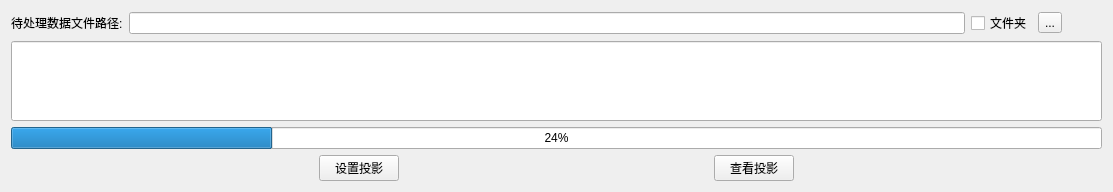
     <widget class="QWidget" name="imageEqualProject_page">
      <layout class="QGridLayout" name="gridLayout_47">
       <item row="0" column="0" colspan="5">
        <layout class="QGridLayout" name="gridLayout_46">
         <item row="0" column="0">
          <layout class="QHBoxLayout" name="horizontalLayout_56" stretch="0,1,0,0,0">
           <item>
            <widget class="QLabel" name="label_56">
             <property name="text">
              <string>待处理数据文件路径:</string>
             </property>
            </widget>
           </item>
           <item>
            <widget class="QLineEdit" name="lineEdit_47"/>
           </item>
           <item>
            <widget class="QCheckBox" name="checkBox_8">
             <property name="text">
              <string>文件夹</string>
             </property>
            </widget>
           </item>
           <item>
            <widget class="QToolButton" name="toolButton_31">
             <property name="text">
              <string>...</string>
             </property>
            </widget>
           </item>
           <item>
            <spacer name="horizontalSpacer_44">
             <property name="orientation">
              <enum>Qt::Horizontal</enum>
             </property>
             <property name="sizeHint" stdset="0">
              <size>
               <width>40</width>
               <height>20</height>
              </size>
             </property>
            </spacer>
           </item>
          </layout>
         </item>
         <item row="1" column="0">
          <widget class="QLineEdit" name="lineEdit_48">
           <property name="minimumSize">
            <size>
             <width>0</width>
             <height>80</height>
            </size>
           </property>
           <property name="text">
            <string/>
           </property>
          </widget>
         </item>
         <item row="2" column="0">
          <widget class="QProgressBar" name="progressBar_14">
           <property name="value">
            <number>24</number>
           </property>
          </widget>
         </item>
        </layout>
       </item>
       <item row="1" column="0">
        <spacer name="horizontalSpacer_48">
         <property name="orientation">
          <enum>Qt::Horizontal</enum>
         </property>
         <property name="sizeHint" stdset="0">
          <size>
           <width>302</width>
           <height>20</height>
          </size>
         </property>
        </spacer>
       </item>
       <item row="1" column="1">
        <widget class="QPushButton" name="pushButton_18">
         <property name="text">
          <string>设置投影</string>
         </property>
        </widget>
       </item>
       <item row="1" column="2">
        <spacer name="horizontalSpacer_46">
         <property name="orientation">
          <enum>Qt::Horizontal</enum>
         </property>
         <property name="sizeHint" stdset="0">
          <size>
           <width>303</width>
           <height>20</height>
          </size>
         </property>
        </spacer>
       </item>
       <item row="1" column="3">
        <widget class="QPushButton" name="pushButton_17">
         <property name="font">
          <font>
           <family>思源黑体 Medium</family>
          </font>
         </property>
         <property name="text">
          <string>查看投影</string>
         </property>
        </widget>
       </item>
       <item row="1" column="4">
        <spacer name="horizontalSpacer_47">
         <property name="orientation">
          <enum>Qt::Horizontal</enum>
         </property>
         <property name="sizeHint" stdset="0">
          <size>
           <width>302</width>
           <height>20</height>
          </size>
         </property>
        </spacer>
       </item>
      </layout>
     </widget>
